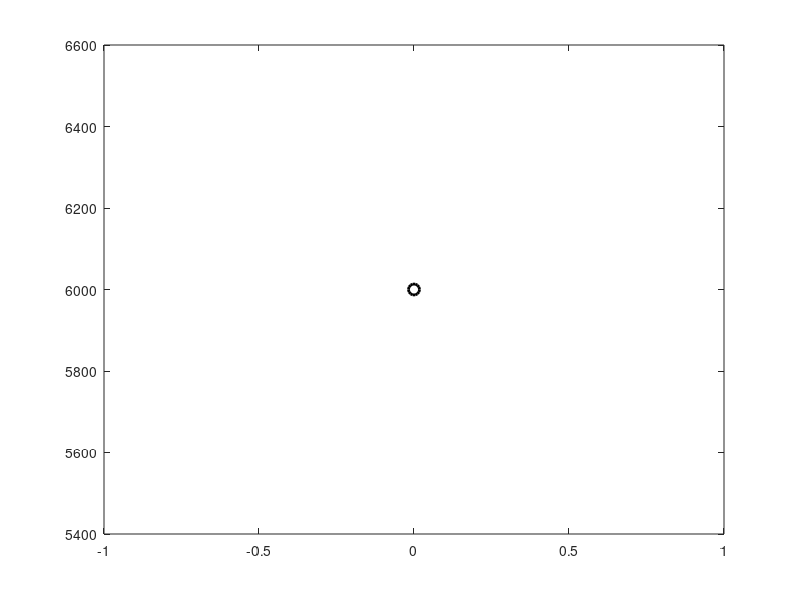

Source code (MATLAB): (Note: this script raises an error after producing the figure.)
clear all; close all; clc;

target = 12000;
numMonths = 24;
prevProd = 6000;
month0 = 0;
intialworkers = 300;

%column1 = month;
%column2 = workers chosen;
%column3 = production obtained;

history = [month0, intialworkers, prevProd];
workers = intialworkers;
figure;
plot(history(:, 1), history(:, 3), 'ko-', 'LineWidth', 2, 'MarkerSize', 8);
hold on;
yline(target, 'r--', 'Target = 12000');
xlim([0 numMonths]);
xlabel("Month");
ylabel('Sugar Production');
title('Sugar Factory Control Simulation');
grid on;
% = input('How many workers to begin with?')
for ii = 1 : numMonths;

	fprintf("Months : %d\n", ii)
	fprintf("Previous Months Production: %.2f\n", prevProd);

	%get the worker needed from the manager: 
	%workers = input('How many workers you want to hire? : ');
	currentProd = 20 * workers - prevProd;

	%Store the result 
	history(end+1, :) = [ii, workers, currentProd];

	%Now update the graph 
	plot(history(:, 1), history(:, 3), 'ko-', 'LineWidth', 2, 'MarkerSize', 8);
	%Force to draw the graph now;
	drawnow;
	pause(.5);

	%display some message with some numbers;
	fprintf("Workers chosen : %d\n", workers);
	fprintf("Current Month Production : %.2f\n", currentProd);
	fprintf("Distance from the target prodcution: %.2f\n", currentProd-target);
	prevProd = currentProd;
	%correct the worker for this month 
	workers = (target + currentProd) / 20;
end


pause(2);
%display the final history table;
disp('Final History: [Months, Workers, Production]');
disp(history);
